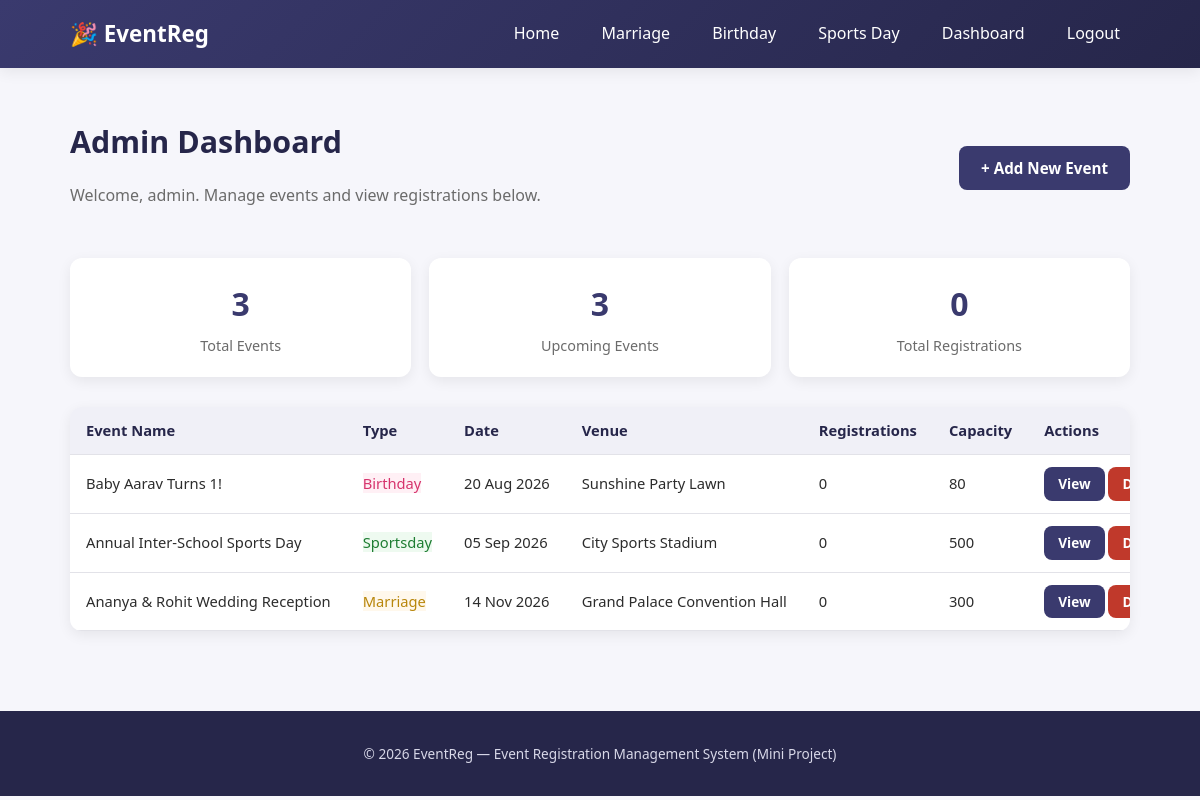
Screenshot of /dashboard.php (signed in) with the database file from the repository.
### tables this page shows
CREATE TABLE IF NOT EXISTS events (
    event_id INT AUTO_INCREMENT PRIMARY KEY,
    event_name VARCHAR(150) NOT NULL,
    event_type ENUM('Marriage','Birthday','Sportsday') NOT NULL,
    event_date DATE NOT NULL,
    event_time TIME DEFAULT NULL,
    venue VARCHAR(200) NOT NULL,
    description TEXT,
    max_participants INT DEFAULT 100,
    created_at TIMESTAMP DEFAULT CURRENT_TIMESTAMP
);

### dashboard.php (the view, shortened to what this page needs)
<?php
require_once '../includes/db_connect.php';
$totalEvents = mysqli_fetch_assoc(mysqli_query($conn, "SELECT COUNT(*) c FROM events"))['c'];
$totalRegs   = mysqli_fetch_assoc(mysqli_query($conn, "SELECT COUNT(*) c FROM registrations"))['c'];
$upcoming    = mysqli_fetch_assoc(mysqli_query($conn, "SELECT COUNT(*) c FROM events WHERE event_date >= CURDATE()"))['c'];
$basePath = "../";
$cssPath = "../css/style.css";
require_once '../includes/header.php';
$events = mysqli_query($conn, "
    SELECT e.*, (SELECT COUNT(*) FROM registrations r WHERE r.event_id = e.event_id) AS reg_count
    FROM events e
    ORDER BY e.event_date ASC
");
?>
<div class="section-header">
    <div>
        <h1 class="page-title">Admin Dashboard</h1>
        <p class="page-subtitle">Welcome, <?php echo htmlspecialchars($_SESSION['admin_username']); ?>. Manage events and view registrations below.</p>
    </div>
    <a class="btn" href="add_event.php">+ Add New Event</a>
</div>
<div class="stats-grid">
    <div class="stat-card"><div class="num"><?php echo $totalEvents; ?></div><div class="label">Total Events</div></div>
    <div class="stat-card"><div class="num"><?php echo $upcoming; ?></div><div class="label">Upcoming Events</div></div>
    <div class="stat-card"><div class="num"><?php echo $totalRegs; ?></div><div class="label">Total Registrations</div></div>
</div>
<div class="table-wrap">
    <table>
        <thead>
            <tr>
                <th>Event Name</th>
                <th>Type</th>
                <th>Date</th>
                <th>Venue</th>
                <th>Registrations</th>
                <th>Capacity</th>
                <th>Actions</th>
            </tr>
        </thead>
        <tbody>
        <?php while ($e = mysqli_fetch_assoc($events)): ?>
            <tr>
                <td><?php echo htmlspecialchars($e['event_name']); ?></td>
                <td><span class="tag <?php echo strtolower($e['event_type']); ?>"><?php echo htmlspecialchars($e['event_type']); ?></span></td>
                <td><?php echo date("d M Y", strtotime($e['event_date'])); ?></td>
                <td><?php echo htmlspecialchars($e['venue']); ?></td>
                <td><?php echo $e['reg_count']; ?></td>
                <td><?php echo $e['max_participants']; ?></td>
                <td>
                    <a class="btn small" href="view_registrations.php?event_id=<?php echo $e['event_id']; ?>">View</a>
                    <a class="btn small danger" href="delete_event.php?event_id=<?php echo $e['event_id']; ?>" onclick="return confirm('Delete this event and all its registrations?');">Delete</a>
                </td>
            </tr>
        <?php endwhile; ?>
        </tbody>
    </table>
</div>
<?php require_once '../includes/footer.php'; ?>

### header.php (shortened to what this page needs)
<!DOCTYPE html>
<html lang="en">
<head>
    <link rel="stylesheet" href="<?php echo isset($cssPath) ? $cssPath : 'css/style.css'; ?>">
</head>
<body>
<header class="site-header">
    <div class="container header-inner">
        <a href="<?php echo isset($basePath) ? $basePath : ''; ?>index.php" class="logo">🎉 EventReg</a>
        <nav>
            <a href="<?php echo isset($basePath) ? $basePath : ''; ?>index.php">Home</a>
            <a href="<?php echo isset($basePath) ? $basePath : ''; ?>events.php?type=Marriage">Marriage</a>
            <a href="<?php echo isset($basePath) ? $basePath : ''; ?>events.php?type=Birthday">Birthday</a>
            <a href="<?php echo isset($basePath) ? $basePath : ''; ?>events.php?type=Sportsday">Sports Day</a>
            <?php if (!empty($_SESSION['admin_logged_in'])): ?>
                <a href="<?php echo isset($basePath) ? $basePath : ''; ?>admin/dashboard.php">Dashboard</a>
                <a href="<?php echo isset($basePath) ? $basePath : ''; ?>admin/logout.php">Logout</a>
            <?php else: ?>
                <a href="<?php echo isset($basePath) ? $basePath : ''; ?>admin/login.php">Admin Login</a>
            <?php endif; ?>
        </nav>
    </div>
</header>
<main class="container">

### footer.php
</main>
<footer class="site-footer">
    <div class="container">
        <p>&copy; <?php echo date("Y"); ?> EventReg &mdash; Event Registration Management System (Mini Project)</p>
    </div>
</footer>
</body>
</html>

### style.css (style rules this page uses)
:root { --marriage-color: #b8860b; --marriage-bg: #fff8ec; --birthday-color: #d6336c; --birthday-bg: #fff0f5; --sportsday-color: #1e7d32; --sportsday-bg: #eefaf0; --primary: #3a3a6e; --primary-dark: #26264a; --text: #2c2c2c; --muted: #6b6b6b; --border: #e2e2e8; --card-bg: #ffffff; --page-bg: #f6f6fb; --radius: 12px; --shadow: 0 4px 14px rgba(0,0,0,0.07); }
* { box-sizing: border-box; }
body { margin: 0; font-family: 'Segoe UI', Tahoma, Geneva, Verdana, sans-serif; background: var(--page-bg); color: var(--text); line-height: 1.6; }
.container { max-width: 1100px; margin: 0 auto; padding: 0 20px; }
a { color: inherit; text-decoration: none; }
.site-header { background: linear-gradient(135deg, var(--primary), var(--primary-dark)); color: #fff; box-shadow: var(--shadow); }
.header-inner { display: flex; justify-content: space-between; align-items: center; padding: 16px 20px; flex-wrap: wrap; }
.logo { font-size: 1.4rem; font-weight: 700; }
.site-header nav a { margin-left: 18px; padding: 6px 10px; border-radius: 6px; font-weight: 500; transition: background 0.2s; }
main.container { padding-top: 30px; padding-bottom: 50px; min-height: 70vh; }
.btn { display: inline-block; padding: 10px 22px; border-radius: 8px; background: var(--primary); color: #fff !important; font-weight: 600; border: none; cursor: pointer; font-size: 0.95rem; transition: opacity 0.2s; }
.btn.small { padding: 6px 14px; font-size: 0.85rem; }
.btn.danger { background: #c0392b; }
.page-title { font-size: 1.9rem; margin-bottom: 6px; color: var(--primary-dark); }
.page-subtitle { color: var(--muted); margin-bottom: 30px; }
.tag.marriage { background: var(--marriage-bg); color: var(--marriage-color); }
.tag.birthday { background: var(--birthday-bg); color: var(--birthday-color); }
.tag.sportsday { background: var(--sportsday-bg); color: var(--sportsday-color); }
.table-wrap { background: var(--card-bg); border-radius: var(--radius); box-shadow: var(--shadow); overflow-x: auto; margin-bottom: 30px; }
table { width: 100%; border-collapse: collapse; font-size: 0.92rem; }
table th, table td { padding: 12px 16px; text-align: left; border-bottom: 1px solid var(--border); white-space: nowrap; }
table th { background: #f0f0f7; font-weight: 700; color: var(--primary-dark); }
.stats-grid { display: grid; grid-template-columns: repeat(auto-fit, minmax(180px, 1fr)); gap: 18px; margin-bottom: 30px; }
.stat-card { background: var(--card-bg); border-radius: var(--radius); box-shadow: var(--shadow); padding: 20px; text-align: center; }
.stat-card .num { font-size: 2rem; font-weight: 700; color: var(--primary); }
.stat-card .label { color: var(--muted); font-size: 0.9rem; margin-top: 4px; }
.section-header { display: flex; justify-content: space-between; align-items: center; flex-wrap: wrap; gap: 12px; margin-bottom: 20px; }
.site-footer { background: var(--primary-dark); color: #d8d8e8; text-align: center; padding: 18px 0; font-size: 0.85rem; }

### rows the page displays
events: event_name "Baby Aarav Turns 1!", event_type "Birthday", event_date "20 Aug 2026", venue "Sunshine Party Lawn", reg_count "0", max_participants "80"
events: event_name "Annual Inter-School Sports Day", event_type "Sportsday", event_date "05 Sep 2026", venue "City Sports Stadium", reg_count "0", max_participants "500"
events: event_name "Ananya & Rohit Wedding Reception", event_type "Marriage", event_date "14 Nov 2026", venue "Grand Palace Convention Hall", reg_count "0", max_participants "300"

### other values shown
$_SESSION['admin_username'] "admin"
$totalEvents "3"
$upcoming "3"
$totalRegs "0"
